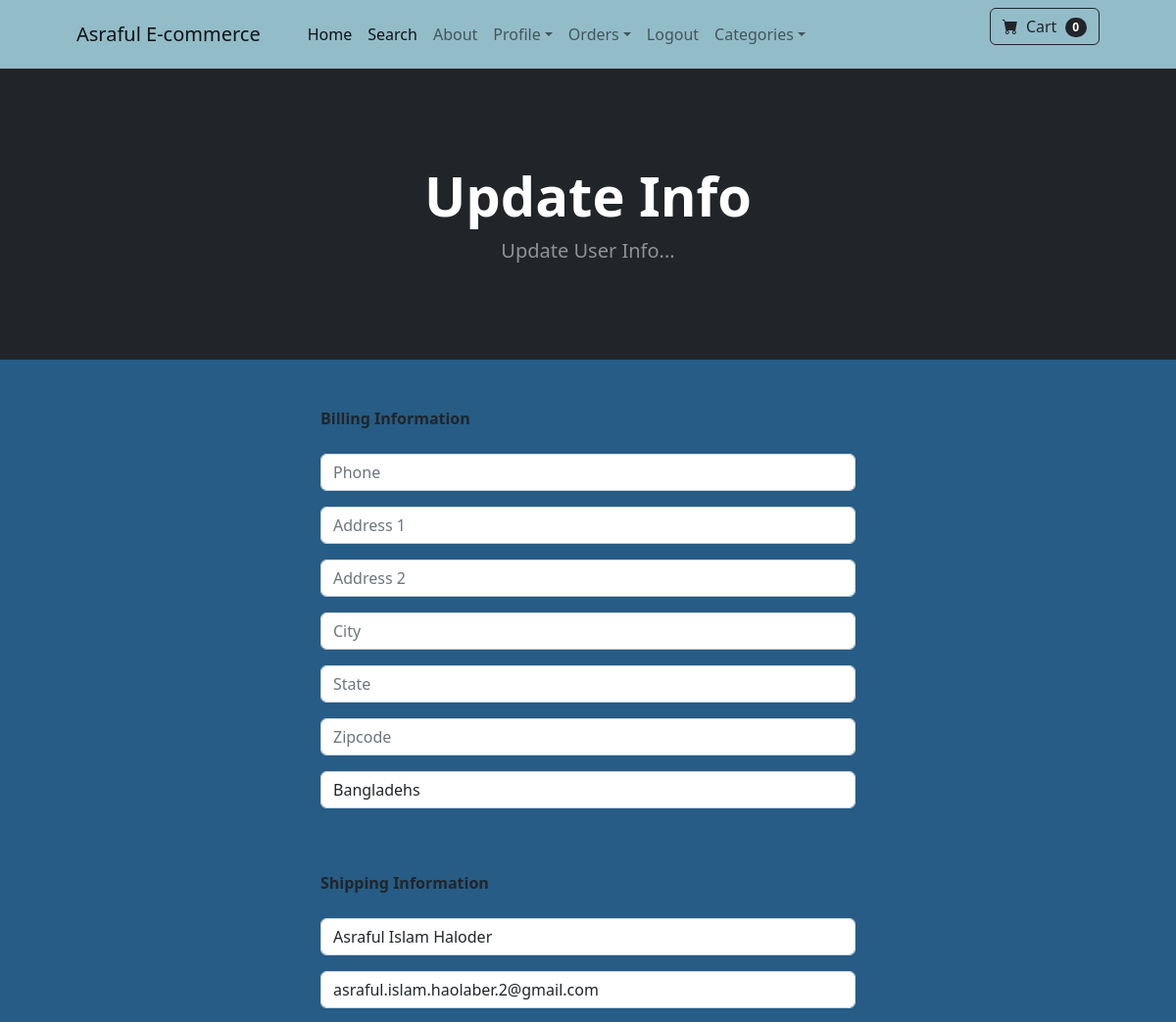
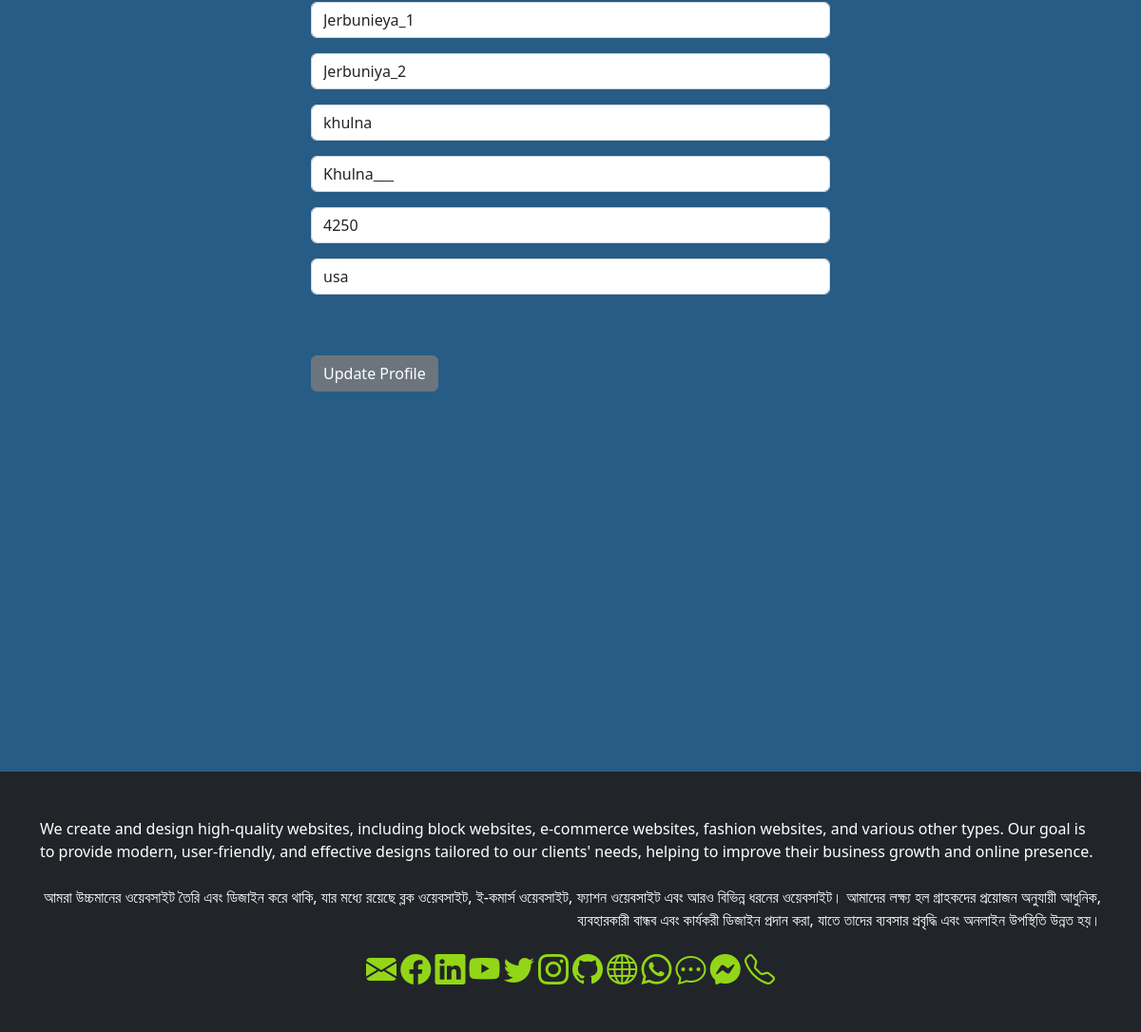
The page /update_info/ (signed in) on the database its author committed (2 pictures, top to bottom).
### store/models.py (models this page shows, shortened)
class Profile(models.Model):
	user = models.OneToOneField(User, on_delete=models.CASCADE)
	date_modified = models.DateTimeField(User, auto_now=True)
	phone = models.CharField(max_length=20, blank=True)
	address1 = models.CharField(max_length=200, blank=True)
	address2 = models.CharField(max_length=200, blank=True)
	city = models.CharField(max_length=200, blank=True)
	state = models.CharField(max_length=200, blank=True)
	zipcode = models.CharField(max_length=200, blank=True)
	country = models.CharField(max_length=200, blank=True)
	old_cart = models.CharField(max_length=200, blank=True, null=True)        # -_24   # _27    # # python manage.py makemigrations  # python manage.py migrate

### payment/models.py (models this page shows, shortened)
class ShippingAddress(models.Model):
	user = models.ForeignKey(User, on_delete=models.CASCADE, null=True, blank=True)
	shipping_full_name = models.CharField(max_length=255)
	shipping_email = models.CharField(max_length=255)
	shipping_address1 = models.CharField(max_length=255)
	shipping_address2 = models.CharField(max_length=255, null=True, blank=True)
	shipping_city = models.CharField(max_length=255)
	shipping_state = models.CharField(max_length=255, null=True, blank=True)
	shipping_zipcode = models.CharField(max_length=255, null=True, blank=True)
	shipping_country = models.CharField(max_length=255)
	class Meta:
		verbose_name_plural = "Shipping Address"

### store/views.py (the view)
# urls.py: path('update_info/', views.update_info, name='update_info'),                      # _25
def update_info(request):
	if request.user.is_authenticated:
		current_user = Profile.objects.get(user__id=request.user.id)
		shipping_user = ShippingAddress.objects.get(user__id=request.user.id)         #  _30
		form = UserInfoForm(request.POST or None, instance=current_user)
		shipping_form = ShippingForm(request.POST or None, instance=shipping_user)		 #  _30
		if form.is_valid() or shipping_form.is_valid():                                 # _25,  _30
			form.save()
			shipping_form.save()
			messages.success(request, "Your Info Has Been Updated!!")
			return redirect('home')
		return render(request, "update_info.html", {'form':form, 'shipping_form':shipping_form})
	else:
		messages.success(request, "You Must Be Logged In To Access That Page!!")
		return redirect('home')

### store/forms.py
class UserInfoForm(forms.ModelForm):                 # _25
	phone = forms.CharField(label="", widget=forms.TextInput(attrs={'class':'form-control', 'placeholder':'Phone'}), required=False)
	address1 = forms.CharField(label="", widget=forms.TextInput(attrs={'class':'form-control', 'placeholder':'Address 1'}), required=False)
	address2 = forms.CharField(label="", widget=forms.TextInput(attrs={'class':'form-control', 'placeholder':'Address 2'}), required=False)
	city = forms.CharField(label="", widget=forms.TextInput(attrs={'class':'form-control', 'placeholder':'City'}), required=False)
	state = forms.CharField(label="", widget=forms.TextInput(attrs={'class':'form-control', 'placeholder':'State'}), required=False)
	zipcode = forms.CharField(label="", widget=forms.TextInput(attrs={'class':'form-control', 'placeholder':'Zipcode'}), required=False)
	country = forms.CharField(label="", widget=forms.TextInput(attrs={'class':'form-control', 'placeholder':'Country'}), required=False)
	class Meta:
		model = Profile
		fields = ('phone', 'address1', 'address2', 'city', 'state', 'zipcode', 'country', )

### cart/cart.py (called while the page is built)
	def __len__(self):
		return len(self.cart)

### cart/context_processors.py (called while the page is built)
def cart(request):                 # _12
	return {'cart': Cart(request)}

### templates/update_info.html (shortened to what this page needs)
{% extends 'base.html' %}
{% block content %}
        <header class="bg-dark py-5">
            <div class="container px-4 px-lg-5 my-5">
                <div class="text-center text-white">
                    <h1 class="display-4 fw-bolder">Update Info</h1>
                    <p class="lead fw-normal text-white-50 mb-0">Update User Info...</p>
                </div>
            </div>
        </header>
        <div class="container">
        	<div class="row">
        			<div class="col-md-6 offset-md-3">
        				<br/><br/>
                    <strong>Billing Information</strong>
                    <br/><br/>
<form method="POST" action="{% url 'update_info' %}">
    {{ form.as_p }}
    <br/><br/>
    <strong>Shipping Information</strong>
    <br/><br/>
    {{ shipping_form.as_p }}
    <br/><br/>
    <button type="submit" class="btn btn-secondary">
      Update Profile
    </button>
</form>
<br/><br/>
<br/><br/>
<br/><br/>
<br/><br/>
<br/><br/>
<br/><br/>
<br/><br/>
<br/><br/>
        			</div>
        	</div>
        </div>
{% endblock %}

### static/css/customise.css (style rules this page uses)
body { background-color: #265c85 !important; }
header h1 { animation: textColorCycle 3s infinite; }
form input, form select, form textarea { color: #333; border-color: #ff6600; }
form input::placeholder, form textarea::placeholder { color: #999; }

### rows shown on the page
Profile: country "Bangladehs"
ShippingAddress: shipping_full_name "Asraful Islam Haloder", shipping_email "asraful.islam.haolaber.2@gmail.com", shipping_address1 "Jerbunieya_1", shipping_address2 "Jerbuniya_2", shipping_city "khulna", shipping_state "Khulna___", shipping_zipcode "4250", shipping_country "usa"

### other values the page prints
{{ cart|length }} "0"
